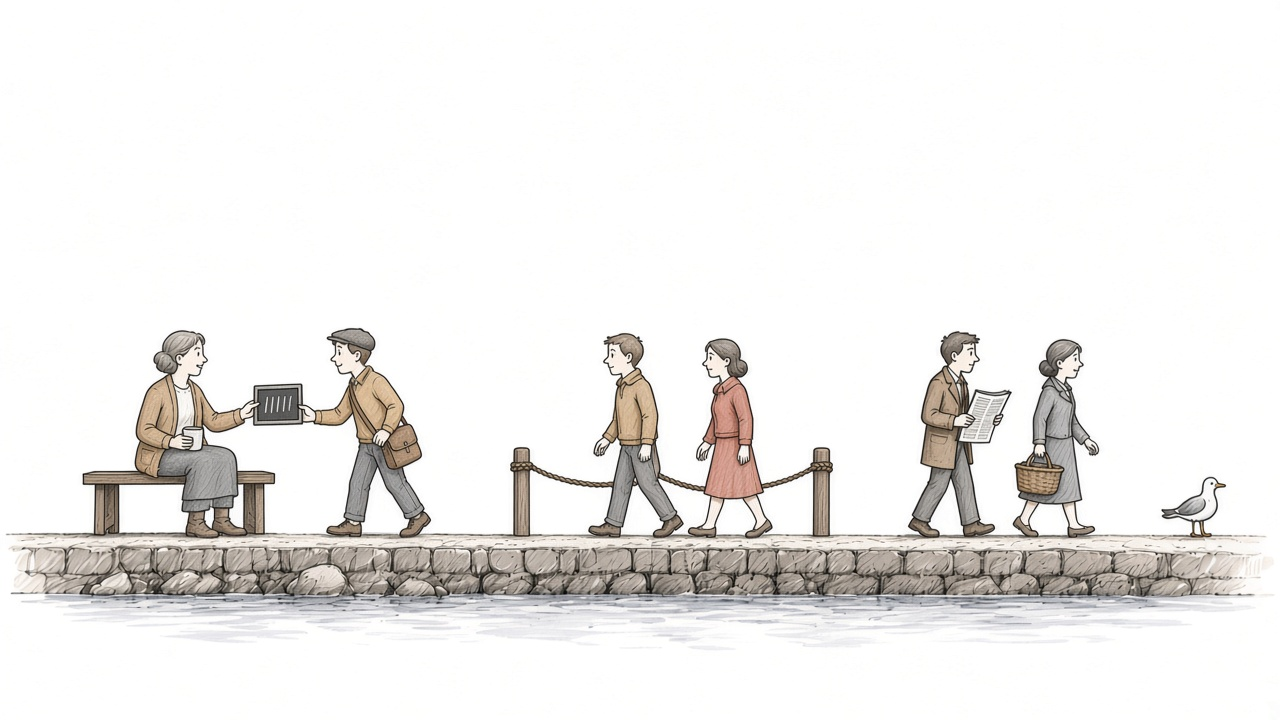
#> input picture src/assets/illustrations/footer-sources/feature-ai-agents.jpg, 1280 x 720 px, given in place of fa-a-x4.png, which was not available
$ python frieze-sprites.py
#> lines starting #> are read from the running program, lines starting #| are printed output that depends on the picture; after the words box and inside, x2 and y2 are one past the last pixel; in counts of white or black regions, pixels touching at a corner belong together; pictures that were not available may be replaced by others from this repository, and a replacement may not be noted
"""
Build the animated hero frieze from two generated ink-and-watercolour halves.

Input: footer-sources/frieze-sketch-a.png and -b.png, already upscaled 4x with
Real-ESRGAN to /tmp/fa-a-x4.png and /tmp/fa-b-x4.png (see
footer-illustration-alpha.py for the upscale command).

Output, all under src/images/illustrations/frieze/:
  quay.webp          the stone quay line + water wash, full width
  frieze.webp        the whole stitched frieze (reduced-motion fallback)
  sprite-NN.webp     one cutout per figure or group, paper knocked out
  manifest.json      canvas size and each sprite's box in canvas pixels
and a contact sheet at /tmp/frieze-contact.png for classifying sprites.

Usage: python3 scripts/frieze-sprites.py
"""

import json
import subprocess
from pathlib import Path

import numpy as np
from PIL import Image, ImageDraw, ImageFilter

ROOT = Path(__file__).resolve().parent.parent
OUT = ROOT / "src/images/illustrations/frieze"
OUT.mkdir(parents=True, exist_ok=True)
PAPER = np.array([255.0, 255.0, 255.0])
W, H = 2560, 1440


def knockout(rgb: np.ndarray, alpha: np.ndarray, solid: bool = False) -> Image.Image:
    """
    Un-composite the paper. With solid=True, every region enclosed by ink
    (white coats, the gull's body, faces) keeps an opaque paper fill, so the
    cutout does not show whatever it drifts over.
    """
    safe = np.where(alpha > 0, alpha, 1)[..., None]
    col = np.clip((rgb - PAPER * (1 - alpha[..., None])) / safe, 0, 255)
    col[alpha == 0] = 0
    alpha = alpha.copy()
    if solid:
        ink = Image.fromarray(((alpha > 0.2) * 255).astype(np.uint8))
        closed = ink.filter(ImageFilter.MaxFilter(9)).filter(ImageFilter.MinFilter(9))
        pad = Image.new("L", (closed.width + 2, closed.height + 2), 0)
        pad.paste(closed, (1, 1))
        ImageDraw.floodfill(pad, (0, 0), 128)
        outside = np.asarray(pad)[1:-1, 1:-1] == 128
        inside = ~outside & (alpha < 1)
        col[inside] = rgb[inside]  # already composited over paper
        alpha[inside] = 1
    return Image.fromarray(
        np.dstack([col, alpha[..., None] * 255]).round().astype(np.uint8)
    )


def webp(png: Path, dst: Path, q: int = 85) -> None:
    subprocess.run(
        ["cwebp", "-quiet", "-q", str(q), "-alpha_q", "100", "-exact", str(png), "-o", str(dst)],
        check=True,
    )


# 1. Load halves, find the quay line and the x-range where it is solid.
parts = []
for n in ["a", "b"]:
    im = Image.open(f"/tmp/fa-{n}-x4.png").convert("RGB").resize((W, H), Image.LANCZOS)
    rgb = np.asarray(im).astype(np.float32)
    d = np.abs(rgb - PAPER).max(axis=2)
    alpha = np.clip((d - 6) / 34, 0, 1)
    rowfrac = (alpha > 0.3).mean(axis=1)
#> rowfrac = 1440 values, max 0.978 at index 1070, min 0 at index 0, mean 0.191
    quay = int(np.where(rowfrac > 0.6)[0].min())
#> quay = 1067
    band = alpha[quay + 5 : quay + 60].mean(axis=0)
#> band = 2560 values, max 0.99 at index 1306, min 0 at index 0, mean 0.84
    # Relative threshold: the hatched stone quay is not fully opaque ink.
    solid = np.where(band > 0.65 * np.median(band))[0]
#> solid = 2421 values from 46 to 2474
    x0, x1 = int(solid.min()), int(solid.max())
#> x0 = 46; x1 = 2474
    top = int(np.where((alpha > 0.05).sum(axis=1) > 3)[0].min())
#> top = 652
    parts.append((rgb[:, x0:x1], alpha[:, x0:x1], quay, top))
    print(n, "quay", quay, "x", x0, x1, "top", top)
#| a quay 1067 x 46 2474 top 652
#> pass 2 of the loop `for n in ["a", "b"]:`:
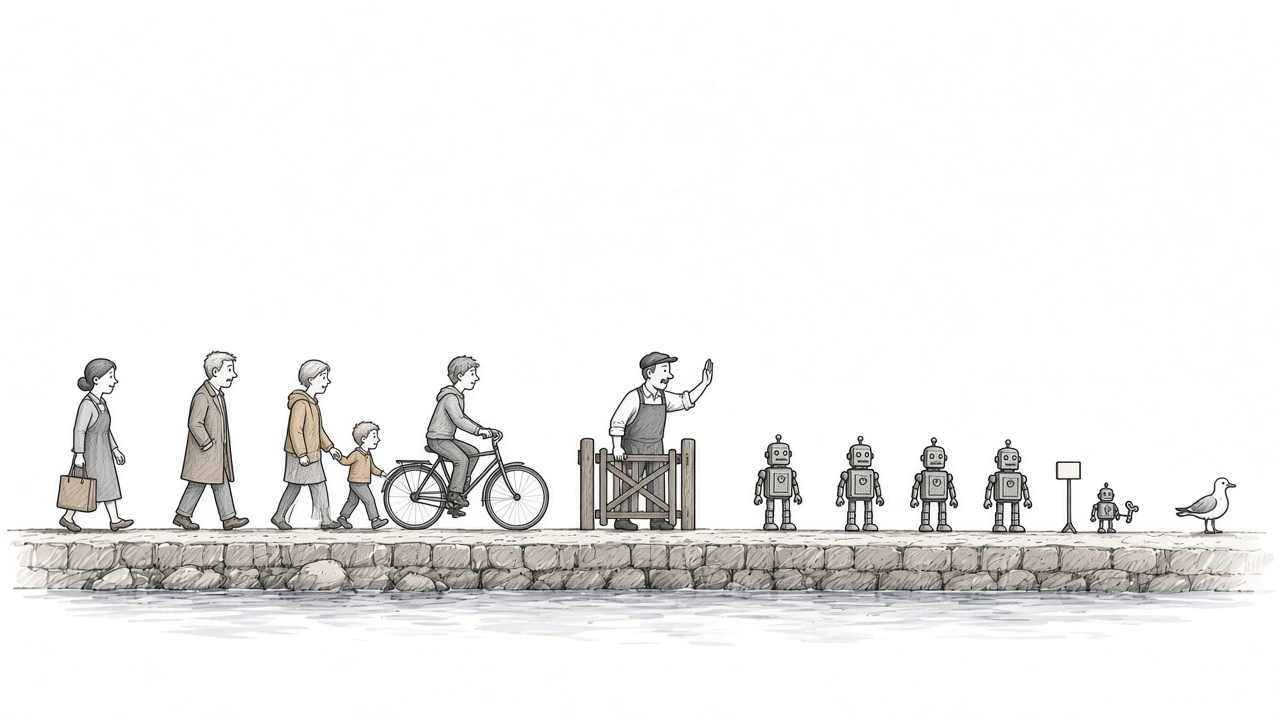
#> input picture src/assets/illustrations/footer-sources/feature-bot-filtering.jpg, 1280 x 720 px, given in place of fa-b-x4.png, which was not available
#> `d = np.abs(rgb - PAPER).max(axis=2)`:
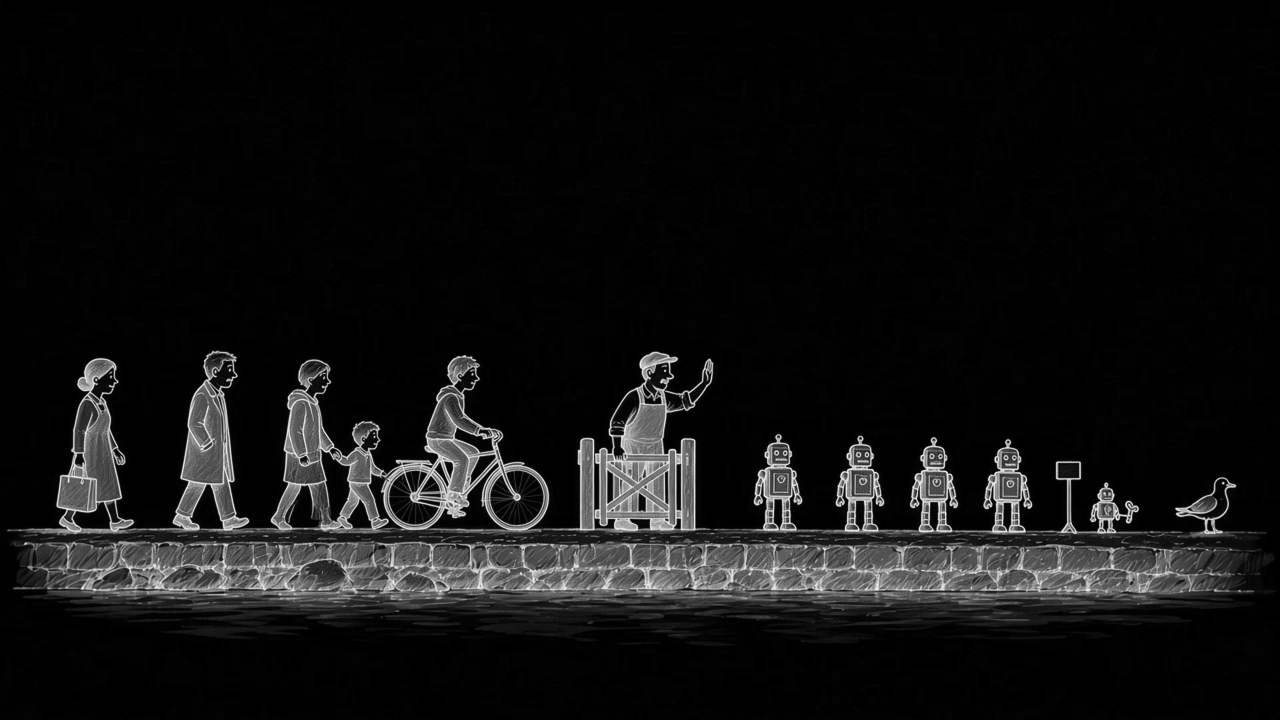
#> d: shape (1440, 2560) float64 (shown at 1/2 size); min 0, max 255, mean 17.8
#> `alpha = np.clip((d - 6) / 34, 0, 1)`:
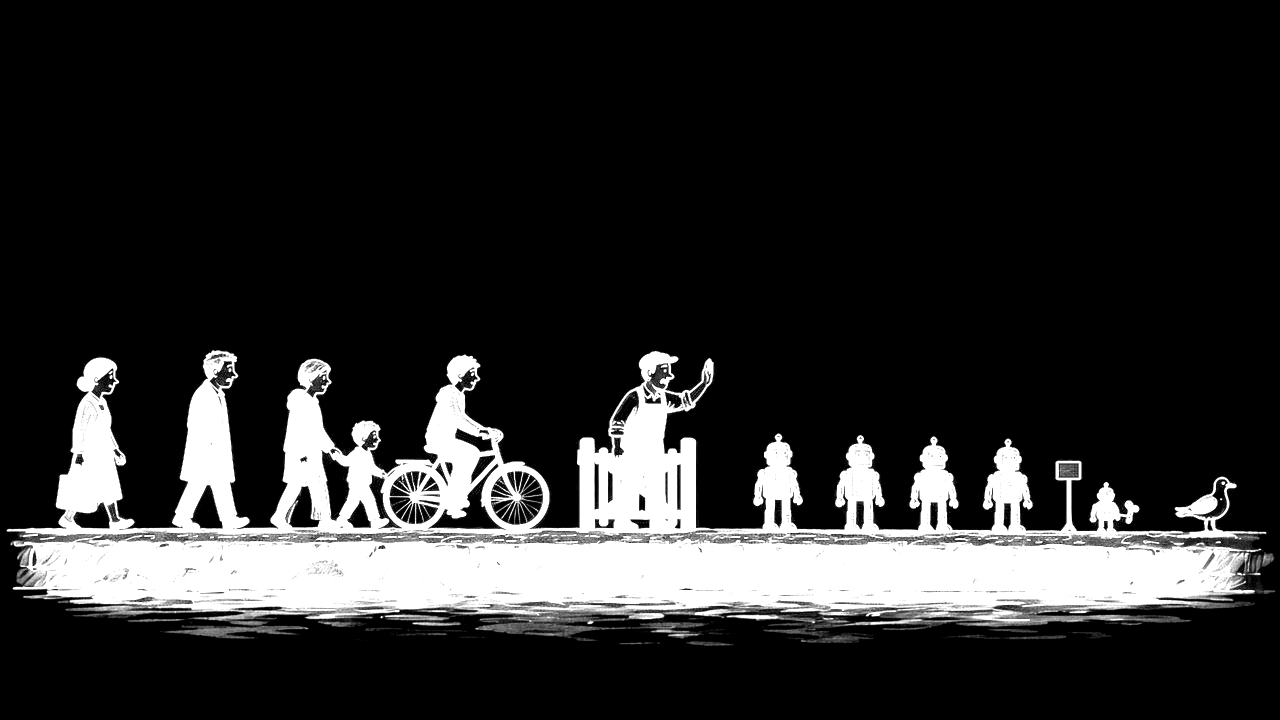
#> alpha: shape (1440, 2560) float64 (shown at 1/2 size); min 0, max 1, mean 0.167
#> rowfrac = 1440 values, max 0.969 at index 1117, min 0 at index 0, mean 0.177
#> quay = 1057
#> band = 2560 values, max 0.953 at index 1305, min 0 at index 0, mean 0.797
#> solid = 2422 values from 50 to 2471
#> x0 = 50; x1 = 2471
#> top = 700
#| b quay 1057 x 50 2471 top 700

# 2. Stitch on the quay line.
above = max(q - t for _, _, q, t in parts) + 30
#> above = 445
below = 300
CW = sum(p[0].shape[1] for p in parts)
#> CW = 4849
CH = above + below
#> CH = 745
rgb = np.zeros((CH, CW, 3), np.float32)
alpha = np.zeros((CH, CW), np.float32)
x = 0
for prgb, palpha, q, _ in parts:
    w = prgb.shape[1]
    rgb[:, x : x + w] = prgb[q - above : q + below]
    alpha[:, x : x + w] = palpha[q - above : q + below]
    x += w
#> this loop made 2 passes
#> (q, w, x) on passes 1 to 2: (1067, 2428, 2428), (1057, 2421, 4849)
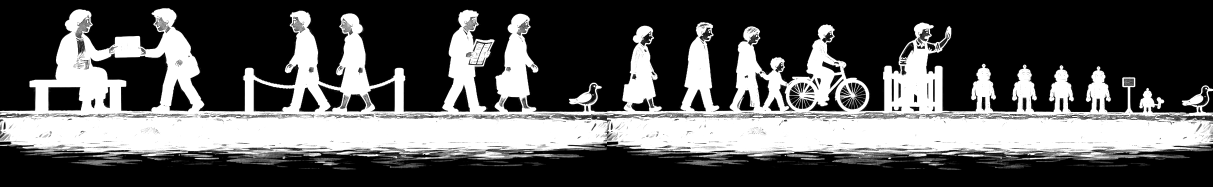
#> alpha: shape (745, 4849) float32 (shown at 1/4 size); min 0, max 1, mean 0.352
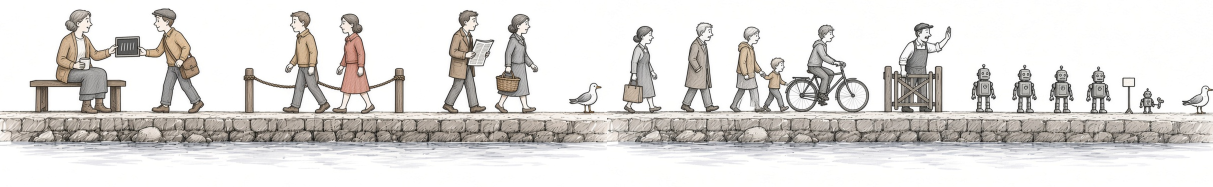
#> rgb: shape (745, 4849, 3) float32 (shown at 1/4 size); mean of channels 0, 1, 2 223.4, 220.9, 218.5; drawn as R, G, B
#> after the loop, x = 4849
QUAY = above  # quay top row in canvas coords
#> QUAY = 445

knockout(rgb, alpha).save("/tmp/frieze-all.png")
#> in knockout, `col = np.clip((rgb - PAPER * (1 - alpha[..., None])) / safe, 0, 255)`:
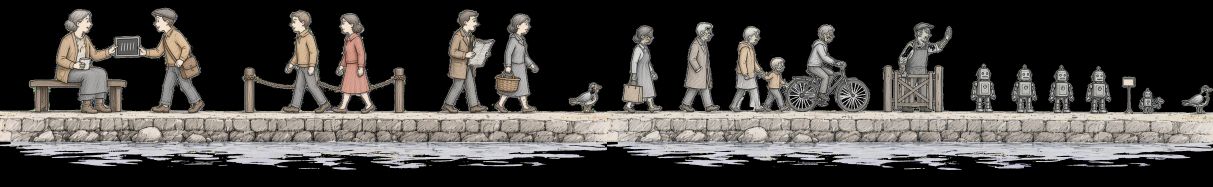
#> col: shape (745, 4849, 3) float64 (shown at 1/4 size); mean of channels 0, 1, 2 67.9, 65.3, 62.9; drawn as R, G, B
webp(Path("/tmp/frieze-all.png"), OUT / "frieze.webp")

# 3. Quay layer: everything from a few px above the quay line down.
qy = QUAY - 6
#> qy = 439
knockout(rgb[qy:], alpha[qy:]).save("/tmp/frieze-quay.png")
webp(Path("/tmp/frieze-quay.png"), OUT / "quay.webp")

# 4. Sprites: connected blobs of ink above the quay, found per half so the
# seam never glues two figures together. A generous dilation joins a person
# to their dog, leash, coin or slate; anything still separate (the flying
# gull above a runner) becomes its own sprite, and each cutout is masked by
# its blob so neighbours never leak into the box.
fig_alpha = alpha[:qy]
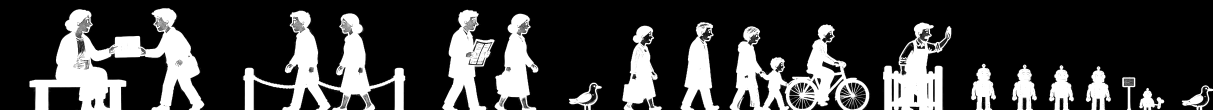
#> fig_alpha: shape (439, 4849) float32 (shown at 1/4 size); min 0, max 1, mean 0.234
JOIN = 10  # px, half the largest gap that still counts as one figure


def components(mask: np.ndarray, x_off: int):
    """Yield (bbox, blob mask) for each blob in a boolean mask."""
    lab = Image.fromarray((mask * 255).astype(np.uint8))
    lab = lab.filter(ImageFilter.MaxFilter(2 * JOIN + 1))
    arr = np.array(lab)
    while True:
        ys, xs = np.nonzero(arr == 255)
        if len(ys) == 0:
            return
        ImageDraw.floodfill(lab, (int(xs[0]), int(ys[0])), 100)
        arr = np.array(lab)
        blob = arr == 100
        by, bx = np.nonzero(blob)
        yield (
            int(bx.min()) + x_off,
            int(by.min()),
            int(bx.max()) + x_off,
            int(by.max()),
        ), blob
        arr[blob] = 50
        # fromarray() images are read-only views; floodfill needs a copy.
        lab = Image.fromarray(arr).copy()


segments = []
x = 0
for prgb, palpha, q, _ in parts:
    w = prgb.shape[1]
    for box, blob in components(fig_alpha[:, x : x + w] > 0.15, x):
        if box[2] - box[0] < 24 or box[3] - box[1] < 24:
            continue
        full = np.zeros(fig_alpha.shape, bool)
        full[:, x : x + w] = blob
        segments.append((box, full))
    x += w
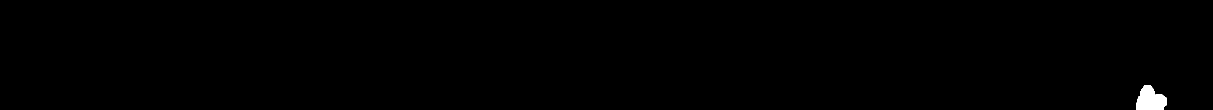
#> full: shape (439, 4849) bool (shown at 1/4 size); 0.4% white; 1 white region, box (x1, y1, x2, y2) and area: (4546, 341, 4667, 439) 8529
#> after the loop, segments = 16 items; x = 4849
segments.sort(key=lambda s: s[0][0])

manifest = {"width": CW, "height": CH, "quay": QUAY, "sprites": []}
#> manifest = {'width': 4849, 'height': 745, 'quay': 445, 'sprites': []}
sheet = Image.fromarray(
    np.dstack([rgb, alpha[..., None] * 255]).round().astype(np.uint8)
).convert("RGBA")
bg = Image.new("RGBA", sheet.size, (247, 246, 243, 255))
bg.alpha_composite(sheet)
draw = ImageDraw.Draw(bg)
idx = 0
for (sx0, sy0, sx1, sy_bottom), blob in segments:
    # Only airborne blobs (the flying gull) drift over other things and need
    # an opaque paper fill; on standing figures the fill can leak into
    # pockets closed by a leash or a walking stick, so they stay as drawn.
    airborne = sy_bottom < qy - 30
    sy0 = max(0, sy0 - 2)
    sy1 = qy + 4  # include feet down onto the quay line
    sx0p, sx1p = max(0, sx0 - 2), min(CW, sx1 + 3)
    # Blob mask, extended straight down over the quay rows for the feet.
    m = np.zeros((sy1 - sy0, sx1p - sx0p), np.float32)
    m[: qy - sy0] = blob[sy0:qy, sx0p:sx1p]
    m[qy - sy0 :] = blob[qy - 12 : qy, sx0p:sx1p].max(axis=0)
    spr = knockout(
        rgb[sy0:sy1, sx0p:sx1p], alpha[sy0:sy1, sx0p:sx1p] * m, solid=airborne
    )
    png = Path(f"/tmp/sprite-{idx:02d}.png")
    spr.save(png)
#> (the run stopped early here; a loop or call above may not have finished)
